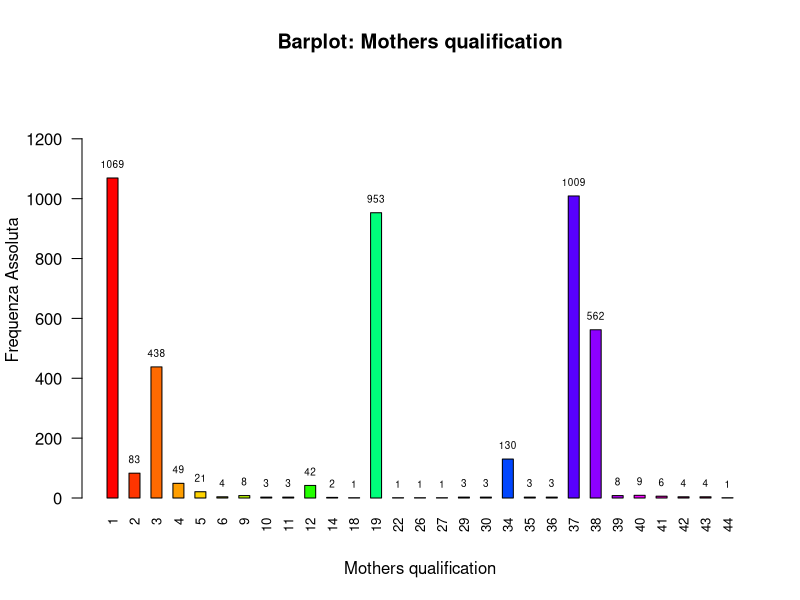
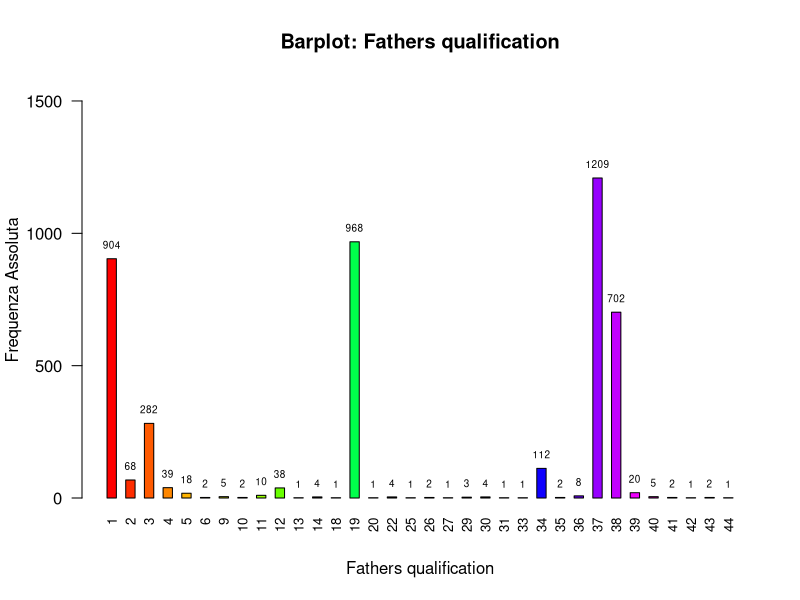
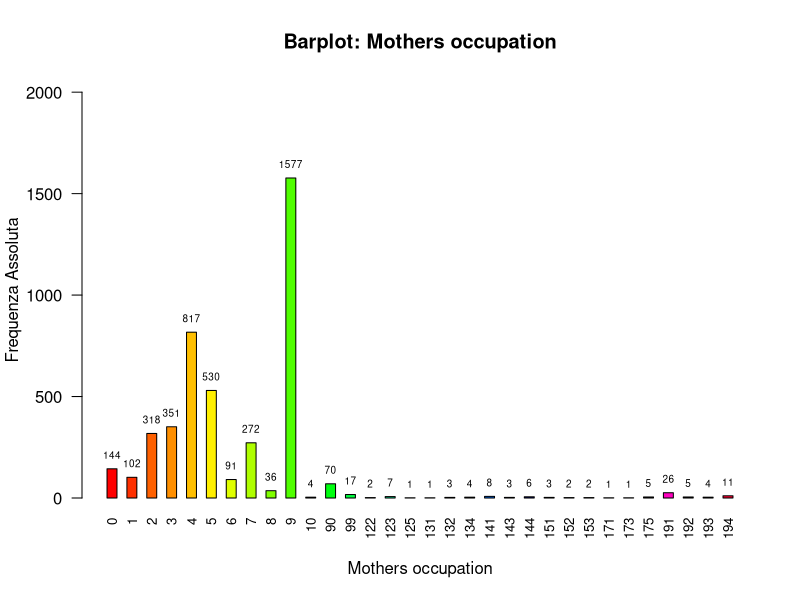
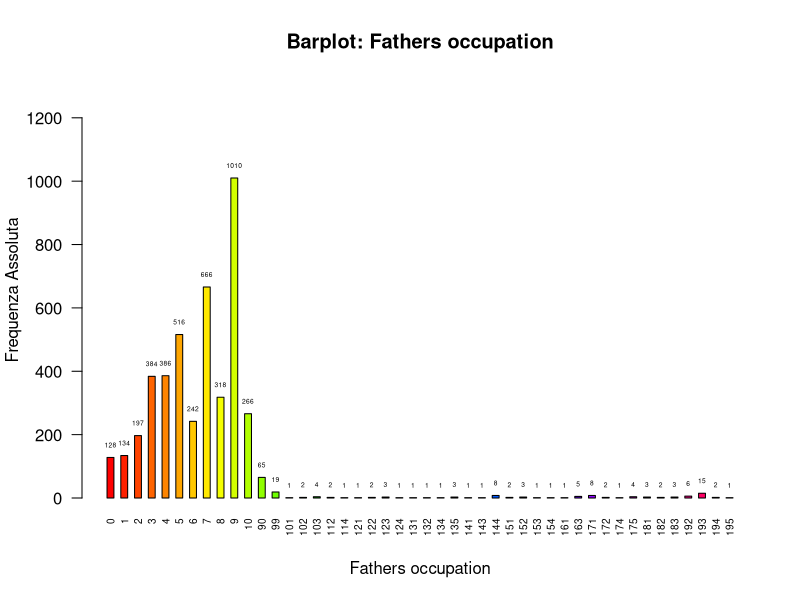
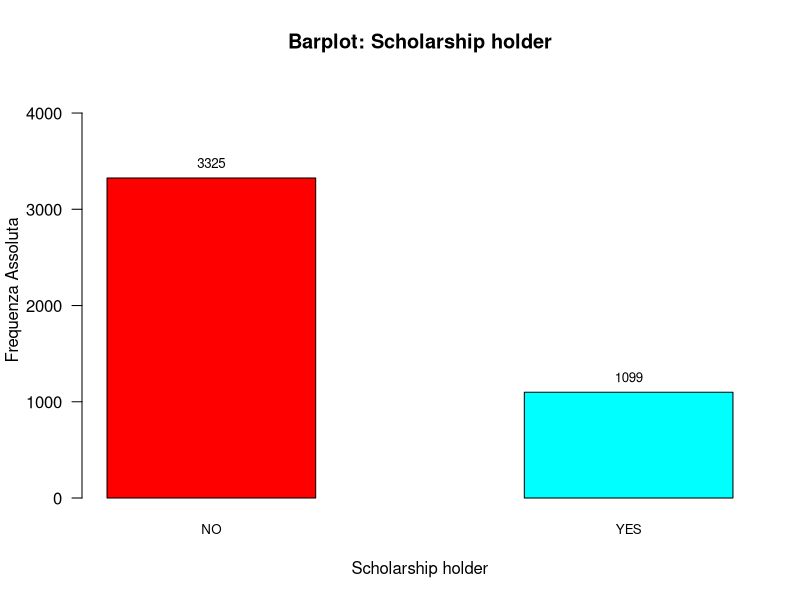
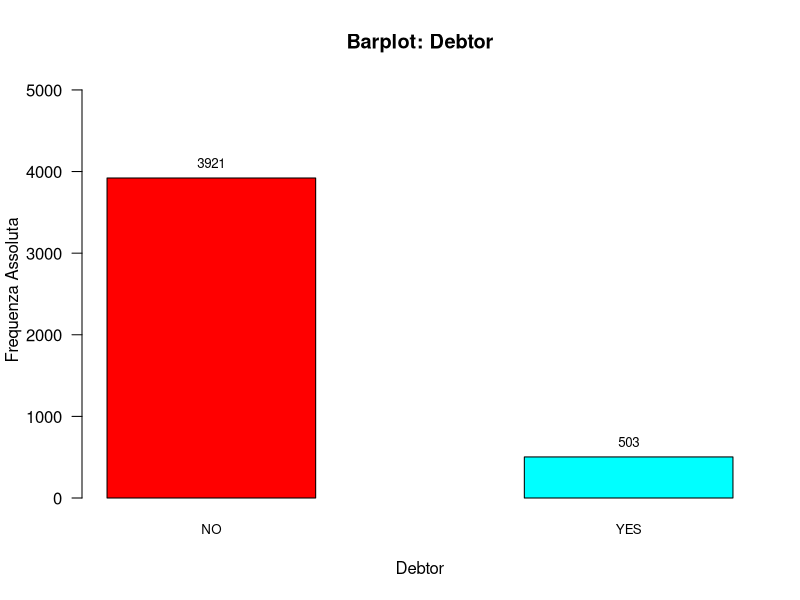
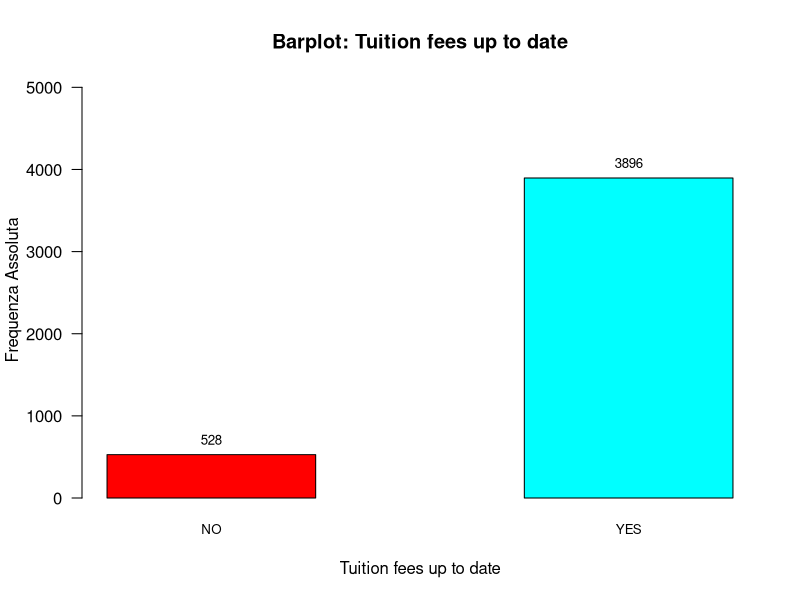
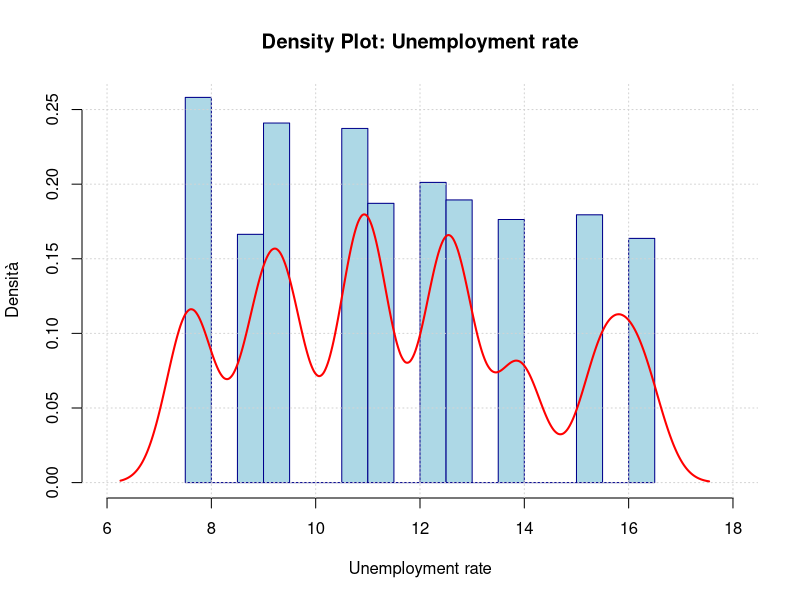

Reproduce these figures in R, in order.
## ---- chunk 1
# Librerie
library(ggplot2)
library(here)
library(dplyr)

# Caricamento Dataset
data <- read.csv(here("dataset/dataMod.csv"), sep = ",", header = TRUE, check.names = FALSE)

head(data)
# Estrai Fattori Socio-economici
columns_to_extract <- data[, c("Mothers_qualification","Fathers_qualification", "Mothers_occupation", "Fathers_occupation", "Scholarship_holder", "Debtor", "Tuition_fees_up_to_date")]

columns_to_extract$Debtor <- factor(columns_to_extract$Debtor, levels = c(0, 1), labels = c("NO", "YES"))
columns_to_extract$Scholarship_holder <- factor(columns_to_extract$Scholarship_holder, levels = c(0, 1), labels = c("NO", "YES"))
columns_to_extract$Tuition_fees_up_to_date <- factor(columns_to_extract$Tuition_fees_up_to_date, levels = c(0, 1), labels = c("NO", "YES"))


# Funzione per creare i Barplot
create_barplot <- function(freq, max_freq, main_title, xlab = "", ylab = "Frequenza Assoluta", col_palette = rainbow, labRotation = 1, catLabelSize=0.8, freqLabelSize=0.8) {
  
  bp <- barplot(freq, 
                main = main_title,
                xlab = xlab,
                ylab = ylab,
                ylim = c(0, max_freq * 1.3),
                col = col_palette(length(freq)),
                space = 1,
                las = labRotation,
                cex.names = catLabelSize)
  
  text(x = bp, y = freq, labels = freq, pos = 3, cex = freqLabelSize, col = "black")
}

for (col in colnames(columns_to_extract)) {
  
  freq <- table(columns_to_extract[[col]])
  
  if (col == "Mothers_qualification" | col == "Fathers_qualification" | col == "Mothers_occupation") {
    labRotation <- 2  # Label Verticali
    freqLabelSize <- 0.6
    catLabelSize <- 0.8
  } else if (col == "Fathers_occupation"){
    labRotation <- 2
    freqLabelSize <- 0.4
    catLabelSize <- 0.6
  }else{
    labRotation <- 1  # Label Orizzontali
    freqLabelSize <- 0.8
    catLabelSize <- 0.8
  }
  
  cleaned_col_name <- gsub("_", " ", col)
  
  # Creazione del file PDF
  pdf_filename <- paste0("Grafici/Barplot_", gsub(" ", "_", cleaned_col_name), ".pdf")
  # pdf(pdf_filename)
  
  # Creazione del Barplot
  create_barplot(freq = freq, 
                 max_freq = max(freq), 
                 main_title = paste("Barplot:", cleaned_col_name), 
                 xlab = cleaned_col_name, 
                 ylab = "Frequenza Assoluta",
                 labRotation = labRotation,
                 freqLabelSize = freqLabelSize,
                 catLabelSize = catLabelSize)
  
   #dev.off()
}
## ---- chunk 2
# Librerie
library(ggplot2)
library(dplyr)


calculate_summary_stats <- function(data, feature) {
  # Estrai la variabile specificata
  variable <- data[[feature]]
  
  # Calcola le statistiche riepilogative
  stats <- list(
    Media = mean(variable, na.rm = TRUE),
    Mediana = median(variable, na.rm = TRUE),
    Moda = as.numeric(names(sort(table(variable), decreasing = TRUE)[1])),
    Varianza = var(variable, na.rm = TRUE),
    Deviazione_Standard = sd(variable, na.rm = TRUE),
    Coefficiente_Variabilità = sd(variable, na.rm = TRUE) / mean(variable, na.rm = TRUE) * 100,
    Quantile_1 = quantile(variable, 0.25, na.rm = TRUE),
    Quantile_3 = quantile(variable, 0.75, na.rm = TRUE),
    Minimo = min(variable, na.rm = TRUE),
    Massimo = max(variable, na.rm = TRUE),
    Range = max(variable, na.rm = TRUE) - min(variable, na.rm = TRUE),
    IQR = IQR(variable, na.rm = TRUE)
  )
  
  # Restituisci le statistiche
  return(stats)
}


# Funzione per Creare Istogrammi con Densità
create_histogram <- function(data, feature, output_dir = "Grafici", xlim) {
  cleaned_feature_name <- gsub("_", " ", feature)
  feature_data <- data[[feature]]
  
  # Salvataggio in PDF
  # pdf(file = paste0(output_dir, "/DensityPlot_", gsub(" ", "_", cleaned_feature_name), ".pdf"))
  
  hist(feature_data,
       main = paste("Density Plot:", cleaned_feature_name),
       xlab = cleaned_feature_name,
       ylab = "Densità",
       col = "lightblue",
       border = "darkblue",
       freq = FALSE,
       xlim = xlim)
  grid()
  
  dens <- density(feature_data, na.rm = TRUE)
  lines(dens, col = "red", lwd = 2)
  
  # dev.off()
}

# Funzione per Creare Boxplot
create_boxplot <- function(data, feature, output_dir = "Grafici") {
  cleaned_feature_name <- gsub("_", " ", feature)
  feature_data <- data[[feature]]
  
  if (all(is.na(feature_data))) {
    cat("La feature", feature, "contiene solo valori NA. Boxplot non creato.\n")
    return()
  }
  
  # Creazione del Boxplot
  p <- ggplot(data, aes(x = .data[[feature]], y = "")) +
    geom_boxplot(fill = "lightblue", color = "darkblue", width = 0.3) +
    labs(title = paste("Boxplot:", cleaned_feature_name),
         x = cleaned_feature_name) +
    theme_minimal() +
    stat_boxplot(geom = "errorbar", width = 0.15) +
    theme(axis.title.y = element_blank(),
          axis.text.y = element_blank(),   
          axis.ticks.y = element_blank(),
          plot.title = element_text(hjust = 0.5, face = "bold", vjust = 2))
  
  # Salvataggio in PDF
  #pdf(file = paste0(output_dir, "/Boxplot_", gsub(" ", "_", cleaned_feature_name), ".pdf"))
  
  print(p)
  
  #dev.off()
  
}


features_to_plot <- c("Unemployment_rate", "Inflation_rate", "GDP")

for (feature in features_to_plot) {
  cat("\n=== Statistiche per:", feature, "===\n")
  stats <- calculate_summary_stats(data, feature)
  print(stats)
  cat("===========================================\n")
}


for (feature in features_to_plot) {
  
  if(feature == "Unemployment_rate"){
    xlim=c(6,18)
  }
  if(feature == "Inflation_rate"){
    xlim=c(-1.5,4.5)
  }
  if(feature == "GDP"){
    xlim=c(-5,4.5)
  }
  
  
  create_histogram(data = data, feature = feature, xlim=xlim)
  
  create_boxplot(data = data, feature = feature)
  
}


